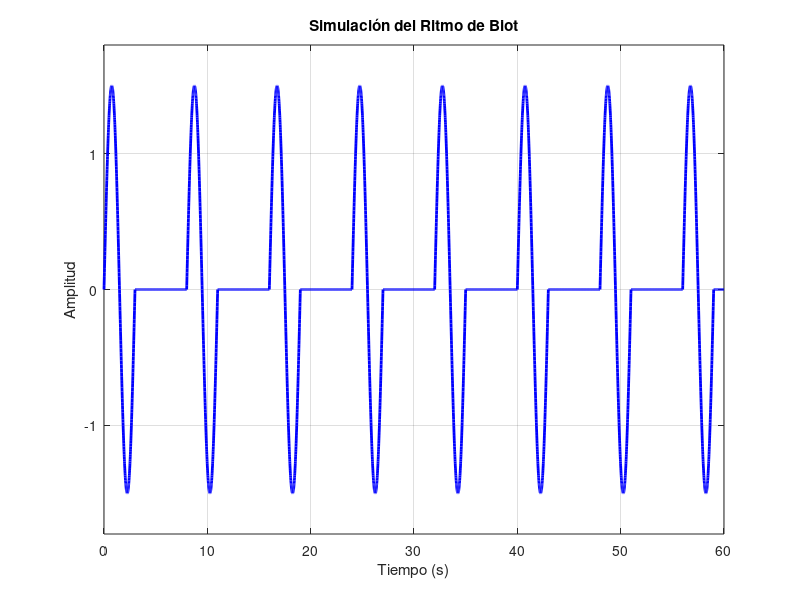

Here is the MATLAB script that generated this plot:
clc; 
clear; 
close all;

fs = 100;          
T = 60;          
t = 0:1/fs:T;     

BPM = 20;         
f_resp = BPM / 60; 
dur_respiracion = 3;  
dur_apnea = 5;    
amplitud = 1.5;   

respiracion = zeros(size(t));

for inicio = 0:(dur_respiracion+dur_apnea):T
    idx = (t >= inicio) & (t < inicio + dur_respiracion);
    respiracion(idx) = amplitud * sin(2 * pi * f_resp * (t(idx) - inicio));
end

figure;
plot(t, respiracion, 'b', 'LineWidth', 2);
xlabel('Tiempo (s)');
ylabel('Amplitud');
title('Simulación del Ritmo de Biot');
grid on;
xlim([0, T]);
ylim([-1.2 * amplitud, 1.2 * amplitud]);
